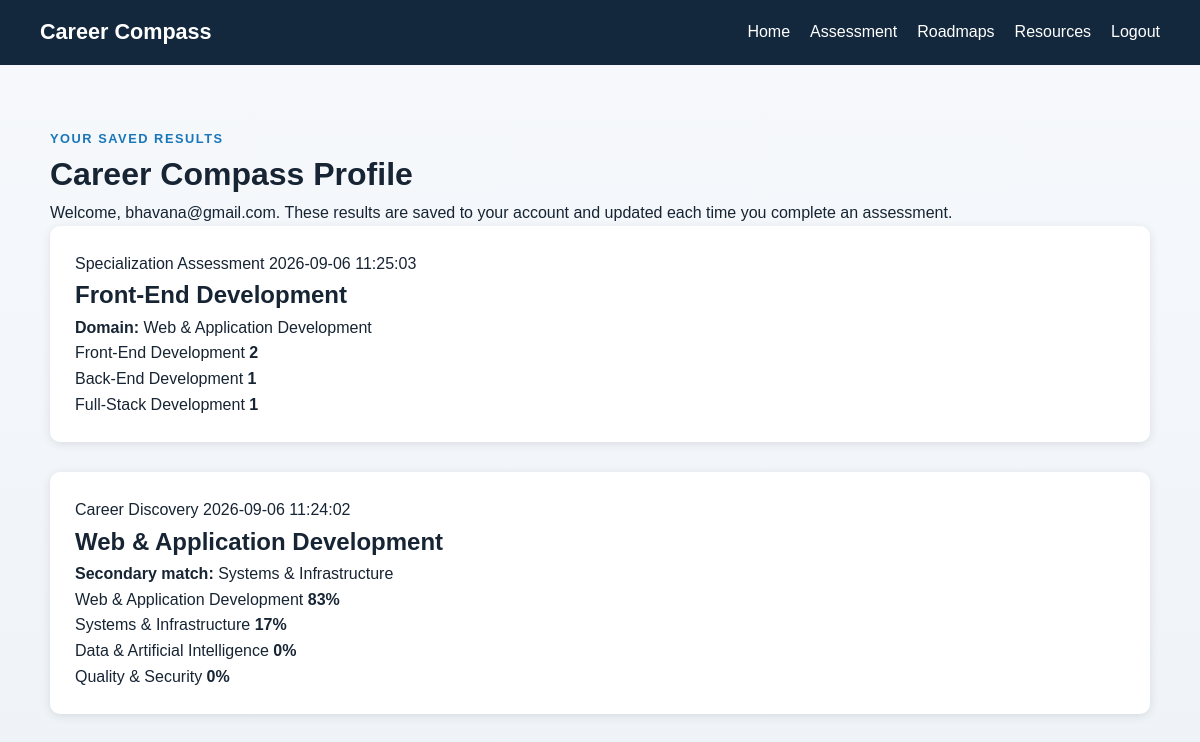
The app's page /profile (signed in) with its own data.
### tables this page shows
CREATE TABLE survey_results (
        id INTEGER PRIMARY KEY AUTOINCREMENT,
        user_id INTEGER,
        survey_type TEXT,
        data TEXT,
        created_at TIMESTAMP DEFAULT CURRENT_TIMESTAMP,
        FOREIGN KEY(user_id) REFERENCES users(id)
    );

### main.py (the view)
@app.route("/profile")
@login_required
def profile():
    user_id = session["user_id"]
    results = get_survey_results(user_id)
    processed_results = []
    for row in results:
        try:
            data = json.loads(row["data"])
        except Exception:
            data = row["data"]
        processed_results.append({
            "id": row["id"],
            "survey_type": row["survey_type"],
            "data": data,
            "created_at": row["created_at"]
        })
    domain_names = {
        "web": "Web & Application Development",
        "systems": "Systems & Infrastructure",
        "ai": "Data & Artificial Intelligence",
        "security": "Quality & Security"
    }
    return render_template(
        "profile.html",
        results=processed_results,
        domain_names=domain_names,
        specialization_names=SPECIALIZATION_NAMES
    )

### db.py (called while the page is built)
def get_connection(database=None):
    conn = sqlite3.connect(str(DB_PATH))
    conn.row_factory = sqlite3.Row
    return conn

def get_survey_results(user_id: int):
    conn = get_connection()
    cur = conn.cursor()
    cur.execute(
        f"SELECT id, survey_type, data, created_at FROM survey_results WHERE user_id = {SQL_PLACEHOLDER} ORDER BY created_at DESC",
        (user_id,)
    )
    rows = [dict(row) for row in cur.fetchall()]
    conn.close()
    return rows

### main.py (called while the page is built)
@app.context_processor
def inject_user_status():
    return {
        "logged_in": "user_id" in session,
        "user_name": session.get("user_name"),
        "user_email": session.get("user_email")
    }

def login_required(f):
    @wraps(f)
    def decorated_function(*args, **kwargs):
        if "user_id" not in session:
            return redirect(url_for("login", next=request.path))
        return f(*args, **kwargs)
    return decorated_function

### templates/profile.html (shortened to what this page needs)
<!DOCTYPE html>
<html lang="en">
<head>
    <link rel="stylesheet" href="{{ url_for('static', filename='style.css') }}">
</head>
<body>
<nav>
    <a class="brand" href="/">Career Compass</a>
    <ul>
        <li><a href="/">Home</a></li>
        <li><a href="/career-discovery">Assessment</a></li>
        <li><a href="/roadmap">Roadmaps</a></li>
        <li><a href="/resources">Resources</a></li>
        <li><a href="/logout">Logout</a></li>
    </ul>
</nav>
<main class="page-container profile-page">
    <header class="profile-header">
        <p class="eyebrow">Your Saved Results</p>
        <h1>Career Compass Profile</h1>
        <p>Welcome, {{ user_name or 'Student' }}. These results are saved to your account and updated each time you complete an assessment.</p>
    </header>
    {% if results %}
    <section class="profile-results">
        {% for result in results %}
            <article class="result-card">
                <div class="result-header">
                    <span class="result-type">{{ result.survey_type.replace('_', ' ').title() }}</span>
                    <span class="result-date">{{ result.created_at }}</span>
                </div>
                {% if result.survey_type == 'career_discovery' %}
                    <h2>{{ domain_names[result.data.primary] }}</h2>
                    <p><strong>Secondary match:</strong> {{ domain_names[result.data.secondary] }}</p>
                    <div class="score-grid">
                        {% for key, value in result.data.percentages.items() %}
                            <div class="score-item">
                                <span>{{ domain_names[key] }}</span>
                                <strong>{{ value }}%</strong>
                            </div>
                        {% endfor %}
                    </div>
                {% elif result.survey_type == 'specialization_assessment' %}
                    <h2>{{ specialization_names[result.data.specialization] }}</h2>
                    <p><strong>Domain:</strong> {{ domain_names[result.data.domain] }}</p>
                    <div class="score-grid">
                        {% for specialization, score in result.data.scores.items() %}
                            <div class="score-item">
                                <span>{{ specialization_names[specialization] }}</span>
                                <strong>{{ score }}</strong>
                            </div>
                        {% endfor %}
                    </div>
                {% else %}
                    <pre>{{ result.data }}</pre>
                {% endif %}
            </article>
        {% endfor %}
    </section>
    {% else %}
    <section class="empty-state">
        <p>You have no saved results yet. Complete an assessment to save your outcome.</p>
        <a href="/career-discovery" class="btn">Take an Assessment</a>
    </section>
    {% endif %}
</main>
</body>
</html>

### static/style.css (style rules this page uses)
* { margin:0; padding:0; box-sizing:border-box; font-family: Arial, sans-serif; }
body { background-color:#f4f6f9; }
nav { background-color:#2c3e50; color:white; padding:15px 40px; display:flex; justify-content:space-between; align-items:center; }
nav ul { list-style:none; display:flex; gap:20px; }
nav a { color:white; text-decoration:none; }
.result-card { background:white; padding:25px; border-radius:10px; box-shadow:0 2px 10px rgba(0,0,0,0.1); margin-bottom:30px; }
body { color:#172433; min-height:100vh; line-height:1.6; background:linear-gradient(180deg,#f7f9fc,#eef3f8); }
nav { background:#14283d; }
.brand { color:white; font-size:1.35rem; font-weight:700; text-decoration:none; }
.page-container { width:min(1100px,calc(100% - 40px)); margin:0 auto; padding:64px 0; }
.eyebrow { color:#1976b9; text-transform:uppercase; letter-spacing:.12em; font-size:.8rem; font-weight:700; }

### records on screen
survey_results: survey_type.replace "Specialization Assessment", created_at "2026-09-06 11:25:03", specialization_names "Front-End Development", domain_names "Web & Application Development", specialization_names "Front-End Development" "Back-End Development" "Full-Stack Development", scores "2" "1" "1"
survey_results: survey_type.replace "Career Discovery", created_at "2026-09-06 11:24:02", domain_names "Web & Application Development", domain_names "Systems & Infrastructure", domain_names "Web & Application Development" "Systems & Infrastructure" "Data & Artificial Intelligence" "Quality & Security", percentages "83" "17" "0" "0"

### other values on screen
{{ user_name or 'Student' }} "bhavana@gmail.com"
